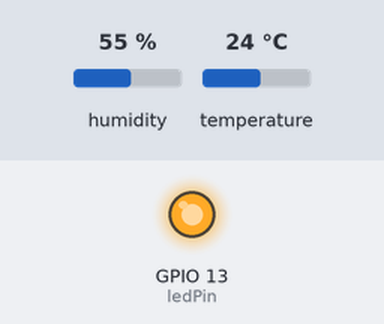
Simulated run of this sketch. Board: ESP8266 (NodeMCU). Shown: output pins drawn as LEDs (lit = HIGH). Inputs (shaded band) come from the test bench; at power-on: humidity 55 %, temperature 24 °C. WiFi joins after 1.5 s; servers stay silent unless stated; random numbers use the default seed unless the sketch sets one; what the sketch prints to the serial monitor is not drawn.

Above: at 1.6 s.
At 127.0 s:
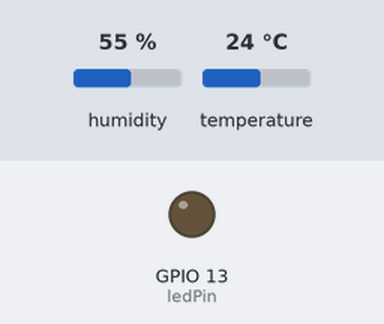
Timing chart, 0 to 128.5 s (numbered marks = the images above):
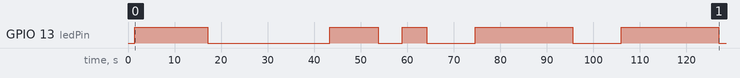

The sketch:

wifi_DHT_database_hw1.ino
```cpp
//Wi-Fi
#include "ESP8266WiFi.h"
#include "ESP8266WiFiMulti.h"
ESP8266WiFiMulti WiFiMulti;
#define wifi_id "TOTOLINK_AWIN"
#define wifi_pass "123698745"

//溫溼度感應器
#include "DHT.h"
#define lightPin A0 //讀取 光敏電阻 Data
#define dhtPin 12   //讀取DHT11 Data
#define dhtType DHT11 //選用DHT11
DHT dht(dhtPin, dhtType); // 初始化 DHT

//LED
const int ledPin=13;

void setup() {
  Serial.begin(115200);//設定鮑率115200
  dht.begin();//啟動DHT

  pinMode(ledPin,OUTPUT);//設定ledPin 的 GPIO 為OUTPUT

  WiFiMulti.addAP(wifi_id, wifi_pass);//添加AP(WiFi名稱 ,WiFi密碼)

  //如果連線成功會回傳 WL_CONNECTED，故以此確認連線狀態
  while(WiFiMulti.run() != WL_CONNECTED){
    Serial.println("wait..");
    delay(500);
  }
}

void loop() {
  //以random的方式，設置LED的狀態

  int l = random(100)%2;
  if(l){
    digitalWrite(ledPin, HIGH);
  }
  else{
    digitalWrite(ledPin,LOW);
  }

  //int l = analogRead(lightPin); //讀取light value
  float h = dht.readHumidity();//讀取濕度
  float t = dht.readTemperature();//讀取攝氏溫度
  float f = dht.readTemperature(true);//讀取華氏溫度
  //檢查是否能收到DHT值
  if (isnan(h) || isnan(t) || isnan(f)) {
    Serial.println("無法從DHT傳感器讀取！");
    return;
  }
  Serial.print("光敏電阻: ");
  Serial.print(l);
  Serial.print("濕度: ");
  Serial.print(h);
  Serial.print("%\t");
  Serial.print("攝氏溫度: ");
  Serial.print(t);
  Serial.print("*C\t");
  Serial.print("LED: ");
  Serial.println(l);


  const uint16_t port =80;//資料庫的 PORT
  const char * host ="10.0.12.128"; //server 的IP
  Serial.print("連線至[");
  Serial.print(host);
  Serial.println("]");

  WiFiClient client; // 建立客戶端
  //檢查是否與WiFi連線
  if(!client.connect(host, port)){
      Serial.println("connect failed");
      Serial.println("wait 3 sec...");
      delay(3000);
      return;
  }
  //連線至伺服端後 傳送資料至getData.php
  String url ="/aiot/addData.php?t="+String(t)+"&h="+String(h)+"&l="+String(l);
  client.print(String("GET ")+url+" HTTP/1.1\r\n"+
  "Host: "+host+"\r\n"+
  "Connection: close\r\n\r\n");

  Serial.println("connect closed");
  client.stop();
  delay(5000);//延時5秒
}
```

Measured:
- by itself, GPIO 13 (ledPin): LOW → HIGH at 1.5 s, → LOW 15.7 s later, → HIGH 26.1 s later, → LOW 10.5 s later, … (10 changes in this stretch)
